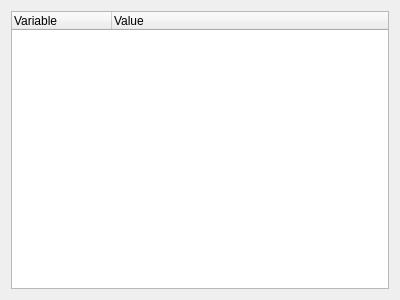
<ui version="4.0" >
 <class>QGObjectVars</class>
 <widget class="QWidget" name="QGObjectVars" >
  <property name="geometry" >
   <rect>
    <x>0</x>
    <y>0</y>
    <width>400</width>
    <height>300</height>
   </rect>
  </property>
  <property name="windowTitle" >
   <string>Form</string>
  </property>
  <layout class="QVBoxLayout" name="verticalLayout" >
   <item>
    <widget class="QTreeWidget" name="Vars" >
     <property name="rootIsDecorated" >
      <bool>false</bool>
     </property>
     <column>
      <property name="text" >
       <string>Variable</string>
      </property>
     </column>
     <column>
      <property name="text" >
       <string>Value</string>
      </property>
     </column>
    </widget>
   </item>
  </layout>
 </widget>
 <resources/>
 <connections/>
</ui>
